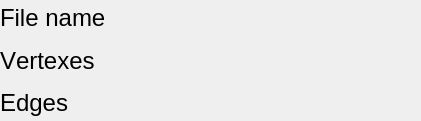
   <widget class="QWidget" name="formLayoutWidget">
    <property name="geometry">
     <rect>
      <x>930</x>
      <y>60</y>
      <width>421</width>
      <height>121</height>
     </rect>
    </property>
    <layout class="QFormLayout" name="formLayout_2">
     <property name="fieldGrowthPolicy">
      <enum>QFormLayout::AllNonFixedFieldsGrow</enum>
     </property>
     <property name="rowWrapPolicy">
      <enum>QFormLayout::WrapLongRows</enum>
     </property>
     <property name="labelAlignment">
      <set>Qt::AlignLeading|Qt::AlignLeft|Qt::AlignVCenter</set>
     </property>
     <property name="horizontalSpacing">
      <number>30</number>
     </property>
     <property name="verticalSpacing">
      <number>6</number>
     </property>
     <property name="leftMargin">
      <number>0</number>
     </property>
     <property name="topMargin">
      <number>0</number>
     </property>
     <property name="rightMargin">
      <number>0</number>
     </property>
     <property name="bottomMargin">
      <number>0</number>
     </property>
     <item row="0" column="0">
      <widget class="QLabel" name="label_10">
       <property name="enabled">
        <bool>true</bool>
       </property>
       <property name="sizePolicy">
        <sizepolicy hsizetype="Preferred" vsizetype="Expanding">
         <horstretch>0</horstretch>
         <verstretch>0</verstretch>
        </sizepolicy>
       </property>
       <property name="font">
        <font>
         <pointsize>18</pointsize>
         <kerning>false</kerning>
        </font>
       </property>
       <property name="text">
        <string>File name</string>
       </property>
       <property name="alignment">
        <set>Qt::AlignLeading|Qt::AlignLeft|Qt::AlignVCenter</set>
       </property>
       <property name="margin">
        <number>5</number>
       </property>
      </widget>
     </item>
     <item row="0" column="1">
      <widget class="QLabel" name="fileNameLabel">
       <property name="enabled">
        <bool>true</bool>
       </property>
       <property name="sizePolicy">
        <sizepolicy hsizetype="Preferred" vsizetype="Expanding">
         <horstretch>0</horstretch>
         <verstretch>0</verstretch>
        </sizepolicy>
       </property>
       <property name="font">
        <font>
         <pointsize>20</pointsize>
         <kerning>false</kerning>
        </font>
       </property>
       <property name="text">
        <string/>
       </property>
      </widget>
     </item>
     <item row="1" column="1">
      <widget class="QLabel" name="vertexCount">
       <property name="enabled">
        <bool>true</bool>
       </property>
       <property name="sizePolicy">
        <sizepolicy hsizetype="Preferred" vsizetype="Expanding">
         <horstretch>0</horstretch>
         <verstretch>0</verstretch>
        </sizepolicy>
       </property>
       <property name="font">
        <font>
         <pointsize>20</pointsize>
         <kerning>false</kerning>
        </font>
       </property>
       <property name="text">
        <string/>
       </property>
      </widget>
     </item>
     <item row="2" column="1">
      <widget class="QLabel" name="polygonCount">
       <property name="enabled">
        <bool>true</bool>
       </property>
       <property name="sizePolicy">
        <sizepolicy hsizetype="Preferred" vsizetype="Expanding">
         <horstretch>0</horstretch>
         <verstretch>0</verstretch>
        </sizepolicy>
       </property>
       <property name="font">
        <font>
         <pointsize>20</pointsize>
         <kerning>false</kerning>
        </font>
       </property>
       <property name="text">
        <string/>
       </property>
       <property name="indent">
        <number>-1</number>
       </property>
      </widget>
     </item>
     <item row="1" column="0">
      <widget class="QLabel" name="label_19">
       <property name="enabled">
        <bool>true</bool>
       </property>
       <property name="sizePolicy">
        <sizepolicy hsizetype="Preferred" vsizetype="Expanding">
         <horstretch>0</horstretch>
         <verstretch>0</verstretch>
        </sizepolicy>
       </property>
       <property name="font">
        <font>
         <pointsize>18</pointsize>
         <kerning>false</kerning>
        </font>
       </property>
       <property name="text">
        <string>Vertexes </string>
       </property>
       <property name="alignment">
        <set>Qt::AlignLeading|Qt::AlignLeft|Qt::AlignVCenter</set>
       </property>
       <property name="margin">
        <number>5</number>
       </property>
      </widget>
     </item>
     <item row="2" column="0">
      <widget class="QLabel" name="label_12">
       <property name="enabled">
        <bool>true</bool>
       </property>
       <property name="sizePolicy">
        <sizepolicy hsizetype="Expanding" vsizetype="Expanding">
         <horstretch>0</horstretch>
         <verstretch>0</verstretch>
        </sizepolicy>
       </property>
       <property name="font">
        <font>
         <pointsize>18</pointsize>
         <kerning>false</kerning>
        </font>
       </property>
       <property name="toolTipDuration">
        <number>0</number>
       </property>
       <property name="text">
        <string>Edges</string>
       </property>
       <property name="alignment">
        <set>Qt::AlignLeading|Qt::AlignLeft|Qt::AlignVCenter</set>
       </property>
       <property name="margin">
        <number>5</number>
       </property>
       <property name="indent">
        <number>0</number>
       </property>
      </widget>
     </item>
    </layout>
   </widget>
